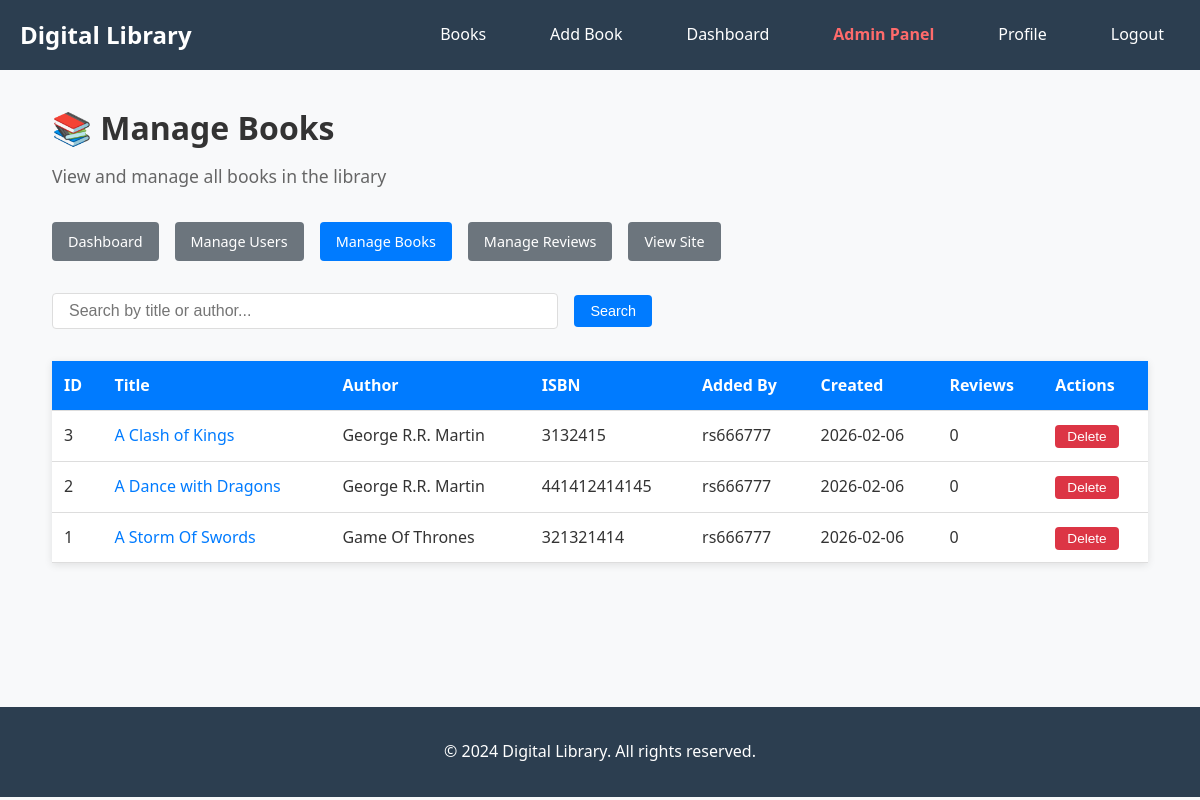
Before: /user/admin/books (signed in) with the older database file.
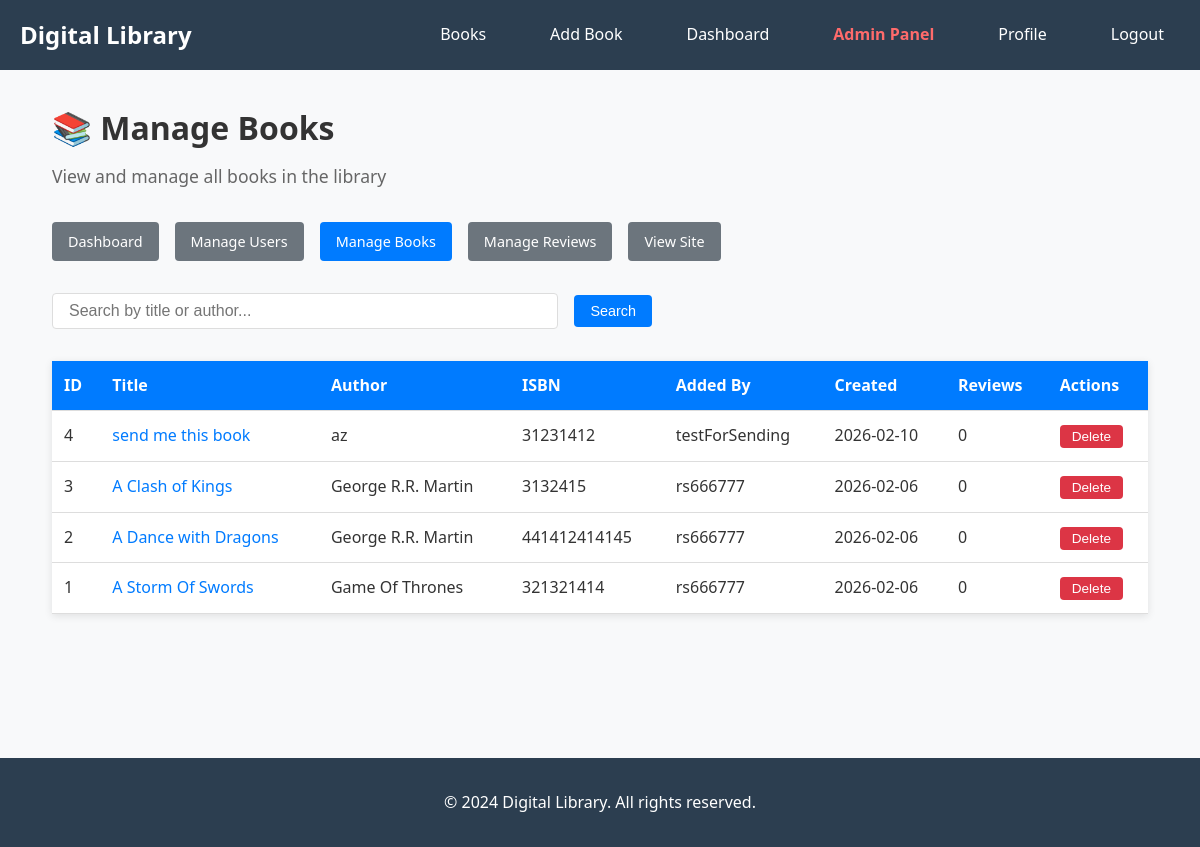
After: the same page with the newer database file.
### models.py (models this page shows, shortened)
class Book(db.Model):
    id = db.Column(db.Integer, primary_key=True)
    title = db.Column(db.String(200), nullable=False)
    author = db.Column(db.String(150), nullable=False)
    isbn = db.Column(db.String(13), unique=True)
    description = db.Column(db.Text)
    published_date = db.Column(db.Date)
    cover_image = db.Column(db.String(300))
    created_at = db.Column(db.DateTime, default=datetime.utcnow)
    submitted_by = db.Column(db.Integer, db.ForeignKey('user.id'), nullable=False)
    reviews = db.relationship('Review', backref='book', lazy=True, cascade='all, delete-orphan')
    submitter = db.relationship('User', backref='books_submitted', lazy=True)

class User(UserMixin, db.Model):
    id = db.Column(db.Integer, primary_key=True)
    username = db.Column(db.String(150), unique=True, nullable=False)
    email = db.Column(db.String(150), unique=True, nullable=False)
    password_hash = db.Column(db.String(150), nullable=False)
    role = db.Column(db.String(20), default='normal', nullable=False)  # 'normal' or 'admin'
    is_banned = db.Column(db.Boolean, default=False, nullable=False)
    created_at = db.Column(db.DateTime, default=datetime.utcnow)
    profile_picture = db.Column(db.String(300))
    bio = db.Column(db.Text)
    reviews = db.relationship('Review', backref='author', lazy=True)
    def is_admin(self):
        return self.role == 'admin'

### routes/admin_routes.py (the view, shortened to what this page needs)
@admin_bp.route("/user/admin/books")
@login_required
@admin_required
def manage_books():
    page = request.args.get('page', 1, type=int)
    search = request.args.get('search', '')
    query = Book.query
    books = query.order_by(Book.created_at.desc()).paginate(page=page, per_page=20)
    return render_template('admin/books.html', books=books, search=search)

### app.py (called while the page is built)
@login_manager.user_loader
def load_user(user_id):
    return User.query.get(int(user_id))

### routes/admin_routes.py (called while the page is built)
def admin_required(f):
    @wraps(f)
    def decorated_function(*args, **kwargs):
        if not current_user.is_authenticated or not current_user.is_admin():
            flash('You do not have permission to access this page.')
            return redirect(url_for('main.index'))
        return f(*args, **kwargs)
    return decorated_function

### templates/admin/books.html (shortened to what this page needs)
{% extends "base.html" %}
{% block content %}
<div class="admin-dashboard">
    <h1>📚 Manage Books</h1>
    <p class="welcome-message">View and manage all books in the library</p>
    <div class="admin-nav">
        <a href="{{ url_for('admin.admin_dashboard') }}" class="btn btn-secondary">Dashboard</a>
        <a href="{{ url_for('admin.manage_users') }}" class="btn btn-secondary">Manage Users</a>
        <a href="{{ url_for('admin.manage_books') }}" class="btn btn-primary">Manage Books</a>
        <a href="{{ url_for('admin.manage_reviews') }}" class="btn btn-secondary">Manage Reviews</a>
        <a href="{{ url_for('book.user_books') }}" class="btn btn-secondary">View Site</a>
    </div>
    <div class="search-section">
        <form method="GET" action="{{ url_for('admin.manage_books') }}" class="search-form">
            <input type="text" name="search" value="{{ search }}" placeholder="Search by title or author..." class="form-control">
            <button type="submit" class="btn btn-primary">Search</button>
        </form>
    </div>
    <div class="admin-section">
        {% if books.items %}
            <table class="admin-table">
                <thead>
                    <tr>
                        <th>ID</th>
                        <th>Title</th>
                        <th>Author</th>
                        <th>ISBN</th>
                        <th>Added By</th>
                        <th>Created</th>
                        <th>Reviews</th>
                        <th>Actions</th>
                    </tr>
                </thead>
                <tbody>
                    {% for book in books.items %}
                    <tr>
                        <td>{{ book.id }}</td>
                        <td>
                            <a href="{{ url_for('book.book_detail', book_id=book.id) }}" target="_blank">
                                {{ book.title }}
                            </a>
                        </td>
                        <td>{{ book.author }}</td>
                        <td>{{ book.isbn if book.isbn else 'N/A' }}</td>
                        <td>{{ book.submitter.username if book.submitter else 'Unknown' }}</td>
                        <td>{{ book.created_at.strftime('%Y-%m-%d') }}</td>
                        <td>{{ book.reviews|length }}</td>
                        <td>
                            <form method="POST" action="{{ url_for('admin.delete_book', book_id=book.id) }}" onsubmit="return confirm('Are you sure you want to delete this book? This will also delete all its reviews.');" style="display: inline;">
                                <button type="submit" class="btn btn-danger btn-sm">Delete</button>
                            </form>
                        </td>
                    </tr>
                    {% endfor %}
                </tbody>
            </table>
        {% else %}
            <p>No books found{% if search %} matching "{{ search }}"{% endif %}.</p>
        {% endif %}
    </div>
</div>
{% endblock %}

### templates/base.html (shortened to what this page needs)
<!DOCTYPE html>
<html lang="en">
<head>
    <link rel="stylesheet" href="{{ url_for('static', filename='css/style.css') }}">
</head>
<body>
    <nav>
        <div class="nav-container">
            <a href="{% if current_user.is_authenticated %}{{ url_for('main.user_welcome') }}{% else %}{{ url_for('main.index') }}{% endif %}" class="nav-brand">Digital Library</a>
            <ul class="nav-menu">
                {% if current_user.is_authenticated %}
                    <li><a href="{{ url_for('book.user_books') }}">Books</a></li>
                    <li><a href="{{ url_for('book.add_book') }}">Add Book</a></li>
                    <li><a href="{{ url_for('auth.dashboard') }}">Dashboard</a></li>
                    {% if current_user.is_admin() %}
                        <li><a href="{{ url_for('admin.admin_dashboard') }}" style="color: #ff6b6b; font-weight: bold;">Admin Panel</a></li>
                    {% endif %}
                    <li><a href="{{ url_for('auth.user_profile') }}">Profile</a></li>
                    <li><a href="{{ url_for('auth.user_logout') }}">Logout</a></li>
                {% else %}
                    <li><a href="{{ url_for('book.books') }}">Books</a></li>
                    <li><a href="{{ url_for('auth.login') }}">Login</a></li>
                    <li><a href="{{ url_for('auth.register') }}">Register</a></li>
                {% endif %}
            </ul>
        </div>
    </nav>
    <main class="container">
        {% block content %}{% endblock %}
    </main>
    <footer>
        <p>&copy; 2024 Digital Library. All rights reserved.</p>
    </footer>
</body>
</html>

### static/css/style.css (style rules this page uses)
* { margin: 0; padding: 0; box-sizing: border-box; }
body { font-family: 'Segoe UI', Tahoma, Geneva, Verdana, sans-serif; line-height: 1.6; color: #333; background-color: #f8f9fa; }
.container { max-width: 1200px; margin: 0 auto; padding: 0 20px; }
nav { background-color: #2c3e50; color: white; padding: 1rem 0; }
.nav-container { max-width: 1200px; margin: 0 auto; padding: 0 20px; display: flex; justify-content: space-between; align-items: center; }
.nav-brand { font-size: 1.5rem; font-weight: bold; color: white; text-decoration: none; }
.nav-menu { display: flex; list-style: none; gap: 2rem; }
.nav-menu a { color: white; text-decoration: none; padding: 0.5rem 1rem; border-radius: 4px; transition: background-color 0.3s; }
.btn { display: inline-block; padding: 0.5rem 1rem; text-decoration: none; border: none; border-radius: 4px; cursor: pointer; font-size: 1rem; transition: background-color 0.3s; }
.btn-primary { background-color: #3498db; color: white; }
.btn-secondary { background-color: #95a5a6; color: white; }
.btn-danger { background-color: #e74c3c; color: white; }
.search-form { display: flex; gap: 1rem; align-items: center; }
.search-form input { flex: 1; padding: 0.5rem; border: 1px solid #ddd; border-radius: 4px; }
footer { text-align: center; padding: 2rem 0; background-color: #2c3e50; color: white; margin-top: 4rem; }

### templates/admin/books.html (style rules this page uses)
.admin-dashboard { max-width: 1400px; margin: 0 auto; padding: 2rem; }
.admin-dashboard h1 { margin-bottom: 0.5rem; }
.welcome-message { color: #666; margin-bottom: 2rem; font-size: 1.1rem; }
.admin-nav { margin-bottom: 2rem; display: flex; gap: 1rem; flex-wrap: wrap; }
.search-section { margin-bottom: 2rem; }
.search-form { display: flex; gap: 1rem; max-width: 600px; }
.search-form .form-control { flex: 1; padding: 0.5rem 1rem; border: 1px solid #ddd; border-radius: 4px; font-size: 1rem; }
.admin-section { margin-bottom: 3rem; }
.admin-table { width: 100%; border-collapse: collapse; background: white; box-shadow: 0 2px 8px rgba(0,0,0,0.1); }
.admin-table th, .admin-table td { padding: 0.75rem; text-align: left; border-bottom: 1px solid #ddd; }
.admin-table th { background: #007bff; color: white; font-weight: 600; }
.admin-table a { color: #007bff; text-decoration: none; }
.btn { padding: 0.5rem 1rem; border: none; border-radius: 4px; cursor: pointer; text-decoration: none; display: inline-block; font-size: 0.9rem; transition: background 0.3s; }
.btn-primary { background: #007bff; color: white; }
.btn-secondary { background: #6c757d; color: white; }
.btn-danger { background: #dc3545; color: white; }
.btn-sm { padding: 0.25rem 0.75rem; font-size: 0.85rem; }

Changed rows visible on the page:
added Book: id "4", title "send me this book", author "az", isbn "31231412", submitter "testForSending", created_at "2026-02-10", reviews|length "0"
